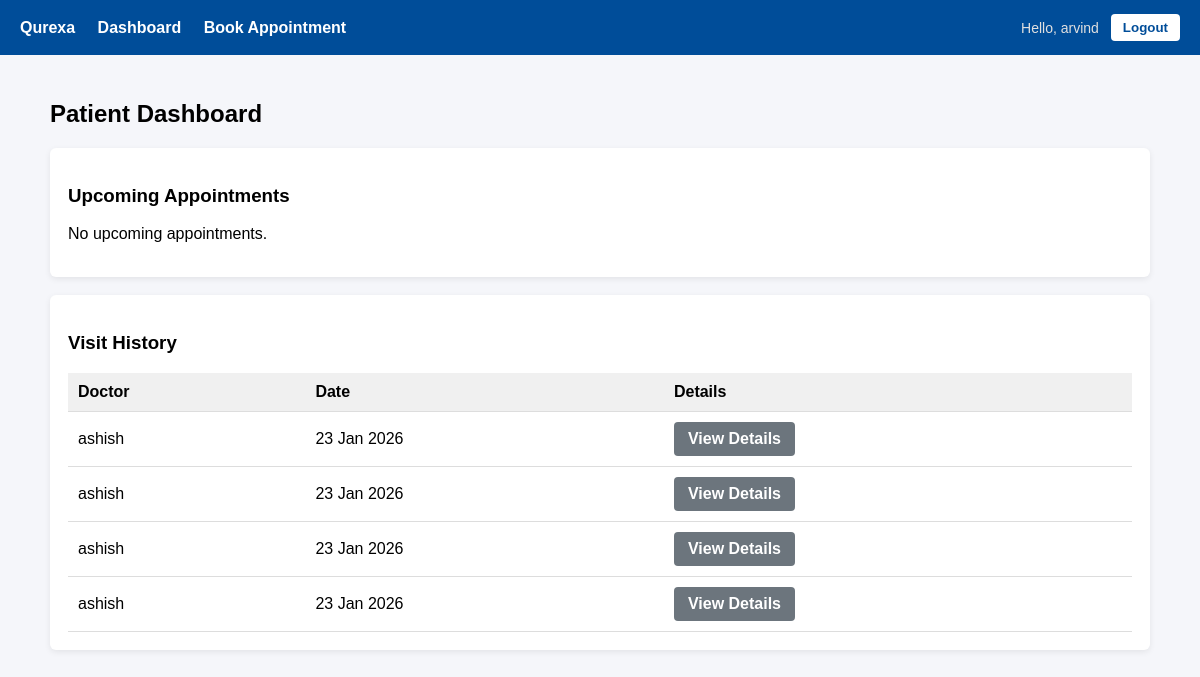
/patients/dashboard/ (signed in), run on an earlier commit of the app's database.
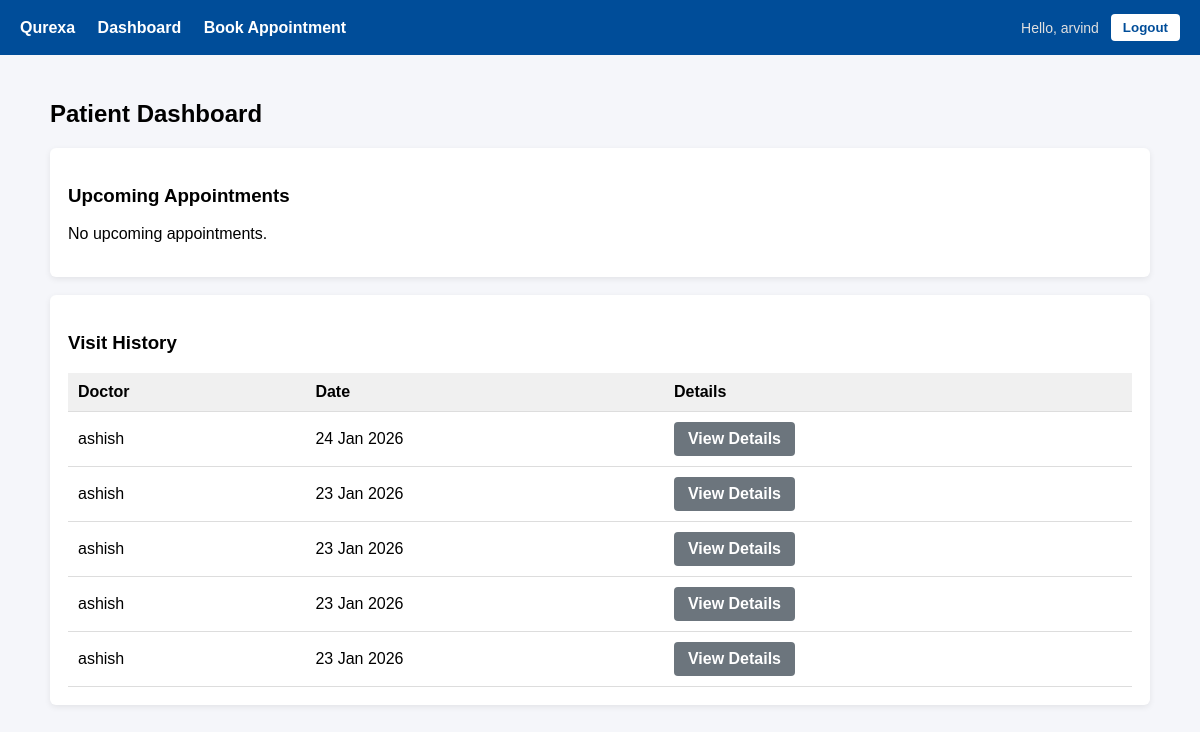
And on a later commit of the database.
### records/models.py (models this page shows, shortened)
class Visit(models.Model):
    appointment = models.OneToOneField(
        Appointment,
        on_delete=models.CASCADE,
        limit_choices_to={'status': 'COMPLETED'}
    )
    patient = models.ForeignKey(Patient, on_delete=models.CASCADE, editable=False)
    doctor = models.ForeignKey(Doctor, on_delete=models.CASCADE, editable=False)
    symptoms = models.TextField(blank=True)
    clinical_notes = models.TextField(blank=True)
    ai_summary = models.TextField(blank=True)
    is_finalized = models.BooleanField(default=False)
    created_at = models.DateTimeField(auto_now_add=True)

### doctors/models.py (models this page shows, shortened)
class Doctor(models.Model):
    user = models.OneToOneField(
        settings.AUTH_USER_MODEL,
        on_delete=models.CASCADE
    )
    specialization = models.CharField(max_length=100)
    experience_years = models.IntegerField()
    created_at = models.DateTimeField(auto_now_add=True)  # ✅ FIX

### users/models.py (models this page shows, shortened)
class User(AbstractUser):
    ROLE_CHOICES = (
        ('ADMIN', 'Admin'),
        ('DOCTOR', 'Doctor'),
        ('PATIENT', 'Patient'),
    )
    role = models.CharField(
        max_length=10,
        choices=ROLE_CHOICES,
        default='PATIENT'  # ✅ safety default
    )
    mobile = models.CharField(
        max_length=15,
        unique=True,
        null=True,
        blank=True
    )

### patients/views.py (the view)
# urls.py: path('dashboard/', patient_dashboard, name='patient_dashboard'),
@login_required
def patient_dashboard(request):
    patient = Patient.objects.get(user=request.user)
    upcoming = Appointment.objects.filter(
        patient=patient,
        appointment_date__gte=now()
    ).order_by('appointment_date')
    visits = Visit.objects.filter(
        patient=patient
    ).order_by('-created_at')
    return render(request, 'patients/dashboard.html', {
        'upcoming': upcoming,
        'visits': visits
    })

### templates/patients/dashboard.html
{% extends 'base.html' %}
{% block content %}
<h2>Patient Dashboard</h2>
<div class="card">
    <h3>Upcoming Appointments</h3>
    {% if upcoming %}
        <table>
            <tr>
                <th>Doctor</th>
                <th>Date</th>
                <th>Status</th>
            </tr>
            {% for appt in upcoming %}
            <tr>
                <td>
                    {{ appt.doctor.user.username }} <br>
                    <small style="color:#666;">
                        {{ appt.doctor.specialization }}
                    </small>
                </td>
                <td>
                    {{ appt.appointment_date|date:"d M Y, H:i" }}
                </td>
                <td>
                    {% if appt.status == 'PENDING' %}
                        <span class="badge badge-pending">Pending</span>
                    {% elif appt.status == 'COMPLETED' %}
                        <span class="badge badge-completed">Completed</span>
                    {% else %}
                        <span class="badge badge-cancelled">Cancelled</span>
                    {% endif %}
                </td>
            </tr>
            {% endfor %}
        </table>
    {% else %}
        <p>No upcoming appointments.</p>
    {% endif %}
</div>
<div class="card">
    <h3>Visit History</h3>
    {% if visits %}
        <table>
            <tr>
                <th>Doctor</th>
                <th>Date</th>
                <th>Details</th>
            </tr>
            {% for visit in visits %}
            <tr>
                <td>
                    {{ visit.doctor.user.username }}
                </td>
                <td>
                    {{ visit.created_at|date:"d M Y" }}
                </td>
                <td>
                    <a class="btn btn-secondary"
                       href="/records/visit/{{ visit.id }}/context/">
                        View Details
                    </a>
                </td>
            </tr>
            {% endfor %}
        </table>
    {% else %}
        <p>No visit records yet.</p>
    {% endif %}
</div>
{% endblock %}

What changed in the data, as far as the page shows it:
added Visit: doctor.user.username "ashish", created_at "24 Jan 2026"
